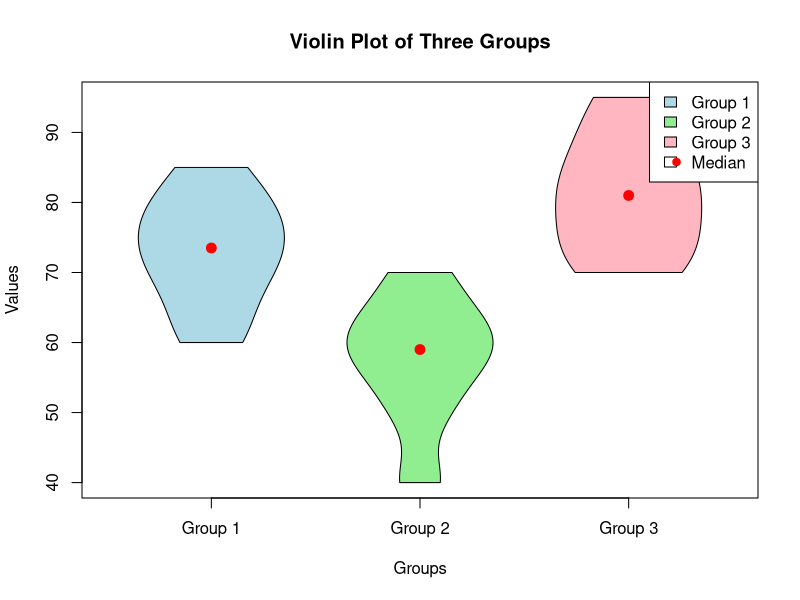

The R source for this figure:
g1 <- c(60, 65, 70, 72, 75, 78, 80, 85)

g2 <- c(40, 50, 55, 58, 60, 62, 65, 70)

g3 <- c(70, 72, 75, 80, 82, 85, 90, 95)

groups <- list(g1, g2, g3)

group_names <- c("Group 1", "Group 2", "Group 3")

# Calculate common plotting range
all_values <- c(g1, g2, g3)

plot(0, 0,
     type = "n",
     xlim = c(0.5, 3.5),
     ylim = range(all_values),
     xaxt = "n",
     xlab = "Groups",
     ylab = "Values",
     main = "Violin Plot of Three Groups")

axis(1, at = 1:3, labels = group_names)

# Draw violin polygons
for (i in 1:3) {
  
  d <- density(groups[[i]], cut = 0)
  
  # Normalize density width
  d$y <- d$y / max(d$y) * 0.35
  
  polygon(c(i - d$y, rev(i + d$y)),
          c(d$x, rev(d$x)),
          col = c("lightblue", "lightgreen",
                  "lightpink")[i],
          border = "black")
  
  # Add median point
  points(i, median(groups[[i]]),
         pch = 19,
         col = "red",
         cex = 1.3)
}

legend("topright",
       legend = c("Group 1", "Group 2", "Group 3",
                  "Median"),
       fill = c("lightblue", "lightgreen",
                "lightpink", NA),
       pch = c(NA, NA, NA, 19),
       col = c("black", "black", "black", "red"))

g1 <- c(60, 65, 70, 72, 75, 78, 80, 85)

g2 <- c(40, 50, 55, 58, 60, 62, 65, 70)

g3 <- c(70, 72, 75, 80, 82, 85, 90, 95)

# Calculate medians
median_g1 <- median(g1)
median_g2 <- median(g2)
median_g3 <- median(g3)

cat("Group 1 median:", median_g1, "\n")
cat("Group 2 median:", median_g2, "\n")
cat("Group 3 median:", median_g3, "\n")

# Compare medians
medians <- c(median_g1, median_g2, median_g3)

cat("Lowest median:", min(medians), "\n")
cat("Group with lowest median:",
    names(which.min(medians)), "\n")
